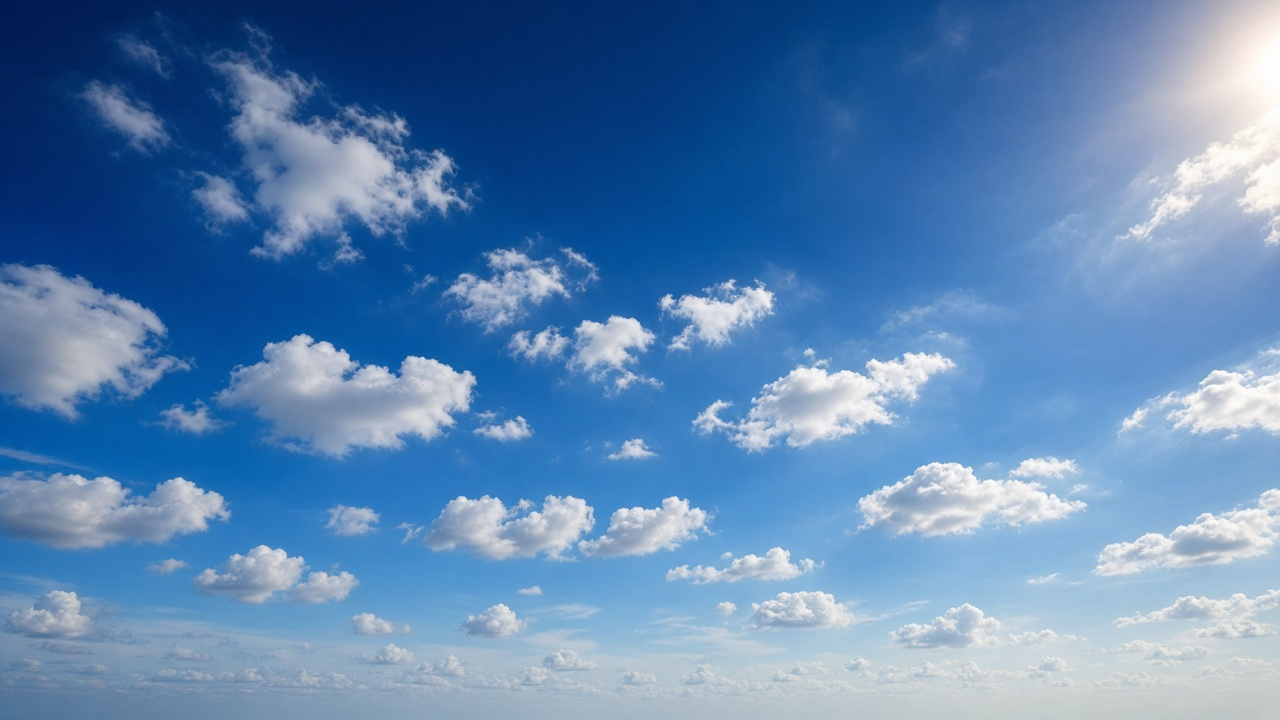
#> input picture tools/art/src/sky-day.jpg, 1280 x 720 px
$ python -i make-art.py   (imports and definitions only)
#> lines starting #> are read from the running program, lines starting #| are printed output that depends on the picture
#!/usr/bin/env python3
"""놀이터 사진풍 그림 만들기: tools/art/src/*.jpg → public/img/*.webp

원본은 이 프로젝트용으로 이미지 생성 도구로 만든 그림입니다(실제 사진·남의 저작물 아님).
사용: python3 tools/art/make-art.py   (Pillow, numpy 필요)
"""
import pathlib
import numpy as np
from PIL import Image, ImageFilter

ROOT = pathlib.Path(__file__).resolve().parents[2]
SRC, OUT = ROOT / 'tools/art/src', ROOT / 'public/img'
# [1 line not run here, left out]

def load(name, size=(1024, 576)): return Image.open(SRC / name).convert('RGB').resize(size, Image.LANCZOS)  # 좌표는 이 크기 기준
def save(im, name, q=72, alpha_q=None):
    p = OUT / name
    kw = dict(quality=q, method=6)
    if im.mode == 'RGBA': kw['alpha_quality'] = alpha_q or 80
    im.save(p, 'WEBP', **kw)
    print(f'{name}: {im.size[0]}x{im.size[1]} {p.stat().st_size//1024} KB')

def smooth(a, r=1.2):
    return np.asarray(Image.fromarray((a * 255).astype('uint8')).filter(ImageFilter.GaussianBlur(r)), dtype=np.float32) / 255

# 1) 하늘 (배경, 아주 느리게 움직임)
# [3 lines not run here, left out]

# 2) 공항 띠: 하늘을 투명하게 하고 산·도시·터미널·계류장만 남긴다
def airport(name, out, top, bottom, night):
    im = load(name); a = np.asarray(im, dtype=np.float32) / 255
    r, g, b = a[..., 0], a[..., 1], a[..., 2]
    h = a.shape[0]
    if night:   # 남색 하늘: 어둡고 파란 기운 → 투명
        sky = (np.maximum(r, g) < .16) & (b < .30)
        keep = np.zeros_like(sky)
        for x in range(sky.shape[1]):
            col = sky[:, x]; nz = np.where(~col[:bottom])[0]
            start = bottom
            for y in nz:  # 작은 점(별·잡티)에 속지 않게 3픽셀 연속 확인
                if y >= top - 40 and y + 3 < h and not col[y:y + 3].any(): start = y; break
            keep[start:, x] = True
        keep = keep.astype(np.float32)
    else:       # 낮: 줄마다 하늘색(가운데값)과 얼마나 다른지로 남길 곳을 정한다 (먼 산은 반투명 = 공기 원근)
        ref = np.median(a[top - 30:top + 18], axis=1)              # 산 위 하늘 줄들
        sky_row = np.concatenate([np.repeat(ref[:1], top - 30, 0), ref, np.repeat(ref[-1:], h - (top + 18), 0)])
        d = np.abs(a - sky_row[:, None, :]).sum(axis=2)
        keep = np.clip((d - .06) / .14, 0, 1)
        keep[top + 70:] = 1                                       # 도시·터미널 아래는 다 남김
    alpha = smooth(keep, 1.0)
    rgba = np.dstack([a, alpha])[top:bottom]
    img = Image.fromarray((rgba * 255).astype('uint8'), 'RGBA')
    save(img, out, 74, 70)
# [11 lines not run here, left out]
# [1 line that did not run here, left out]
# [1 line that did not run here, left out]
# [1 line that did not run here, left out]
crop = slice(180, 470)
# [1 line that did not run here, left out]
# [1 line not run here, left out]
def key_green(im, box=None, width=None):
    """초록 배경을 지우고 가장자리 초록 번짐을 뺀다 → RGBA"""
    p = np.asarray(im, dtype=np.float32) / 255
    r, g, b = p[..., 0], p[..., 1], p[..., 2]
    greenness = g - np.maximum(r, b)
    alpha = smooth(np.clip(1 - (greenness - .12) / .25, 0, 1), .6)
    p2 = p.copy(); p2[..., 1] = g - np.maximum(0, greenness) * .95
    out = Image.fromarray((np.clip(np.dstack([p2, alpha]), 0, 1) * 255).astype('uint8'), 'RGBA')
    if box is None:
        ys, xs = np.where(alpha > .05); box = (xs.min() - 4, ys.min() - 4, xs.max() + 5, ys.max() + 5)
    out = out.crop(box)
    if width: out = out.resize((width, round(out.size[1] * width / out.size[0])), Image.LANCZOS)
    return out

# 5) 비행기 (가로 480px)
# [7 lines not run here, left out]

>>> import cv2
>>> picture = cv2.imread('src/sky-day.jpg', cv2.IMREAD_GRAYSCALE)
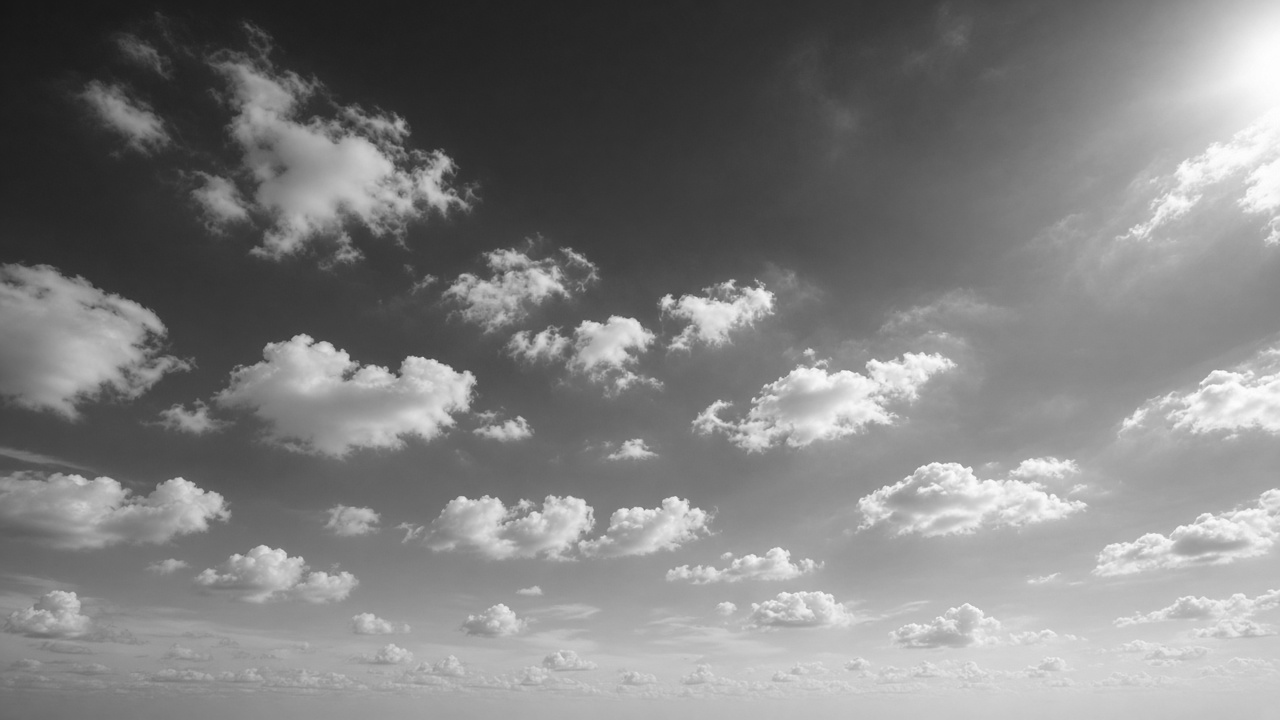
#> picture: shape (720, 1280); min 23, max 254, mean 126.6
>>> result = key_green(picture)
#> in key_green, `r, g, b = p[..., 0], p[..., 1], p[..., 2]`: r = 720 values, max 0.561 at index 287, min 0.0902 at index 0, mean 0.313; g = 720 values, max 0.565 at index 288, min 0.0902 at index 0, mean 0.314; b = 720 values, max 0.565 at index 288, min 0.0902 at index 0, mean 0.316
#> in key_green, `greenness = g - np.maximum(r, b)`: greenness = 720 values, max 0.00392 at index 268, min -0.0471 at index 263, mean -0.00272
#> in key_green, `alpha = smooth(np.clip(1 - (greenness - .12) / .25, 0, 1), .6)`: alpha = 720 values from 1 to 1
#> in key_green, `p2[..., 1] = g - np.maximum(0, greenness) * 0.95`: p2: shape (720, 1280) float32; min 0.0902, max 0.996, mean 0.497
#> (the run stopped early here; a loop or call above may not have finished)

$ run again, on tools/art/src/stadium.jpg
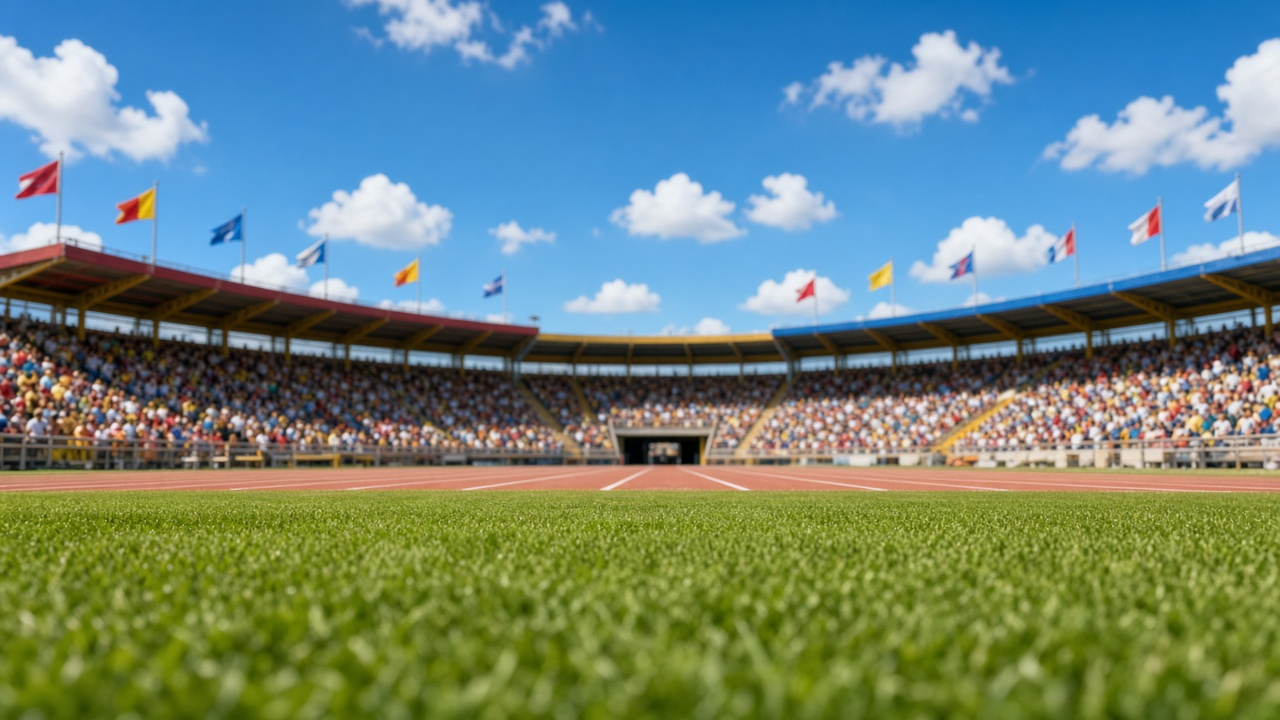
#> input picture tools/art/src/stadium.jpg, 1280 x 720 px
#> `picture = cv2.imread('src/sky-day.jpg', cv2.IMREAD_GRAYSCALE)`:
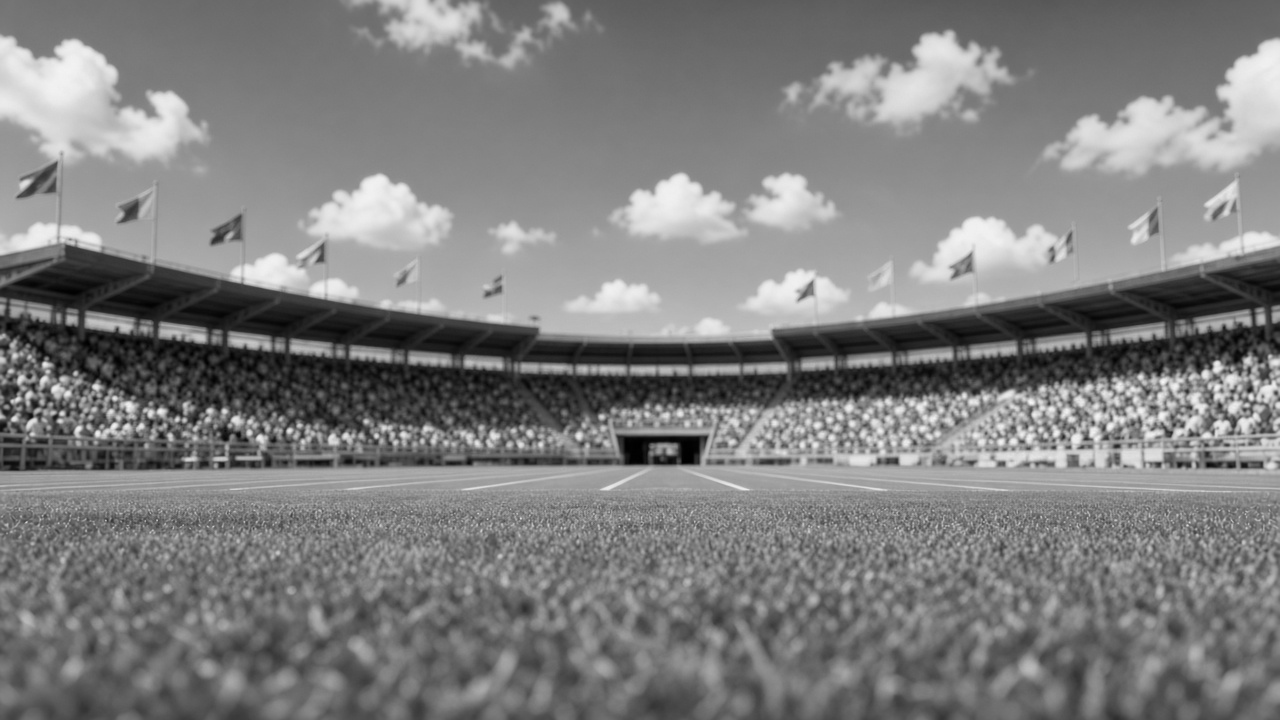
#> picture: shape (720, 1280); min 0, max 248, mean 126.2
#> r = 720 values, max 0.918 at index 101, min 0.0706 at index 427, mean 0.517; g = 720 values, max 0.918 at index 101, min 0.0588 at index 427, mean 0.518; b = 720 values, max 0.922 at index 102, min 0.0706 at index 426, mean 0.515
#> greenness = 720 values, max 0.0431 at index 517, min -0.129 at index 411, mean -0.0101
#> alpha = 720 values from 1 to 1
#> p2: shape (720, 1280) float32; min 0, max 0.973, mean 0.495
